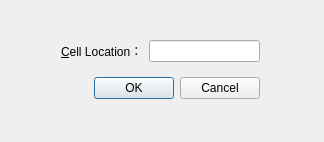
<?xml version="1.0" encoding="UTF-8"?>
<ui version="4.0">
 <class>Dialog</class>
 <widget class="QDialog" name="Dialog">
  <property name="geometry">
   <rect>
    <x>0</x>
    <y>0</y>
    <width>324</width>
    <height>142</height>
   </rect>
  </property>
  <property name="windowTitle">
   <string>Dialog</string>
  </property>
  <widget class="QWidget" name="">
   <property name="geometry">
    <rect>
     <x>50</x>
     <y>20</y>
     <width>221</width>
     <height>101</height>
    </rect>
   </property>
   <layout class="QVBoxLayout" name="verticalLayout">
    <item>
     <layout class="QHBoxLayout" name="horizontalLayout">
      <item>
       <widget class="QLabel" name="label">
        <property name="text">
         <string>&amp;Cell Location：</string>
        </property>
        <property name="buddy">
         <cstring>lineEdit</cstring>
        </property>
       </widget>
      </item>
      <item>
       <widget class="QLineEdit" name="lineEdit"/>
      </item>
     </layout>
    </item>
    <item>
     <layout class="QHBoxLayout" name="horizontalLayout_2">
      <item>
       <spacer name="horizontalSpacer">
        <property name="orientation">
         <enum>Qt::Horizontal</enum>
        </property>
        <property name="sizeHint" stdset="0">
         <size>
          <width>58</width>
          <height>20</height>
         </size>
        </property>
       </spacer>
      </item>
      <item>
       <widget class="QPushButton" name="okButton">
        <property name="text">
         <string>OK</string>
        </property>
       </widget>
      </item>
      <item>
       <widget class="QPushButton" name="cancelButton">
        <property name="text">
         <string>Cancel</string>
        </property>
       </widget>
      </item>
     </layout>
    </item>
   </layout>
  </widget>
 </widget>
 <layoutdefault spacing="6" margin="11"/>
 <tabstops>
  <tabstop>lineEdit</tabstop>
  <tabstop>okButton</tabstop>
  <tabstop>cancelButton</tabstop>
 </tabstops>
 <resources/>
 <connections/>
</ui>
